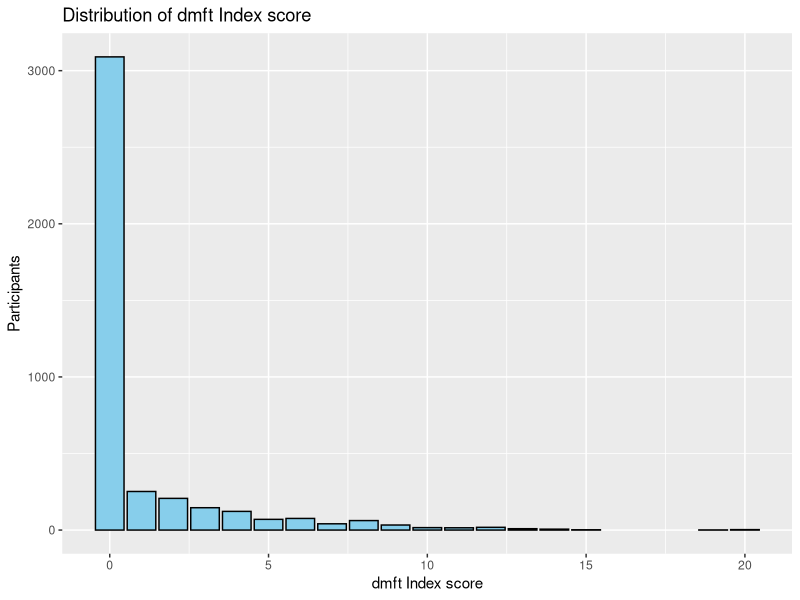
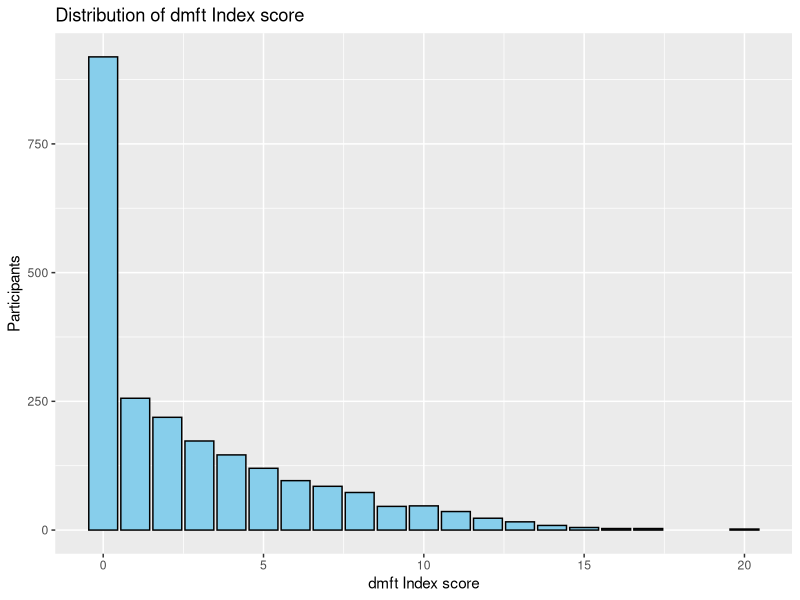
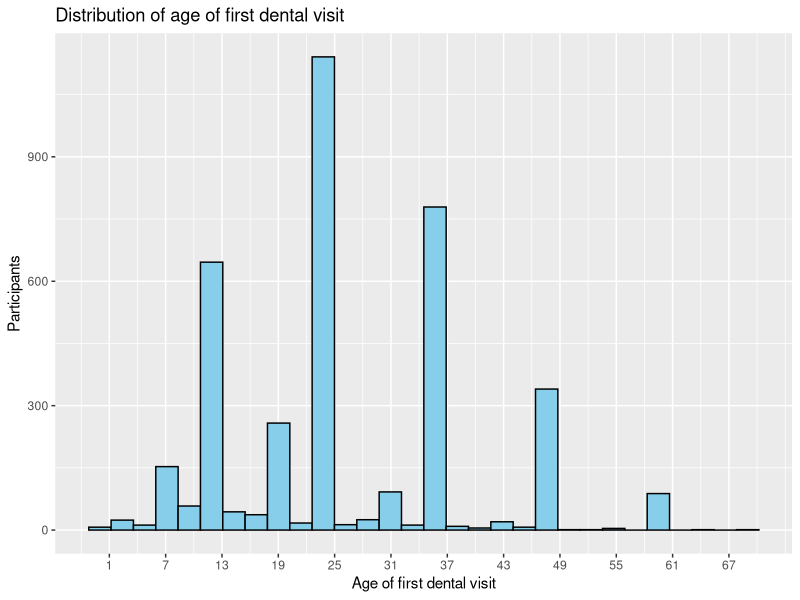
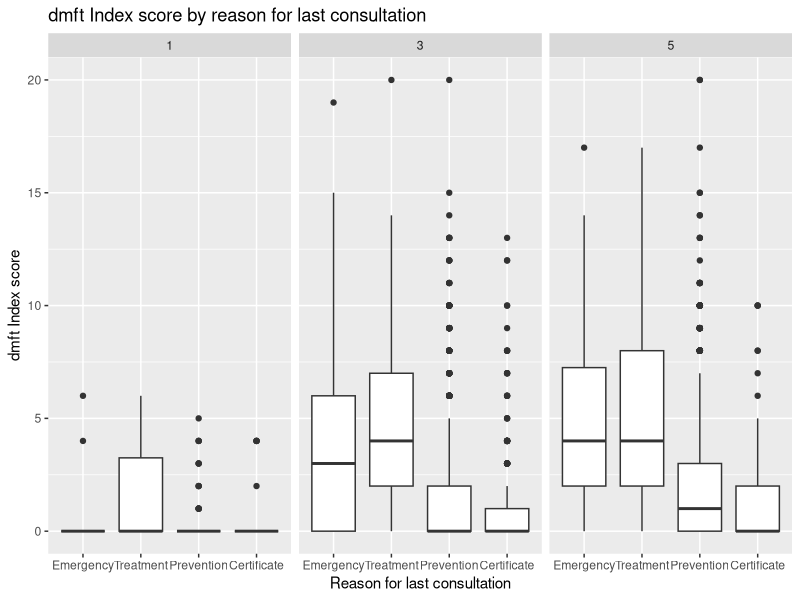
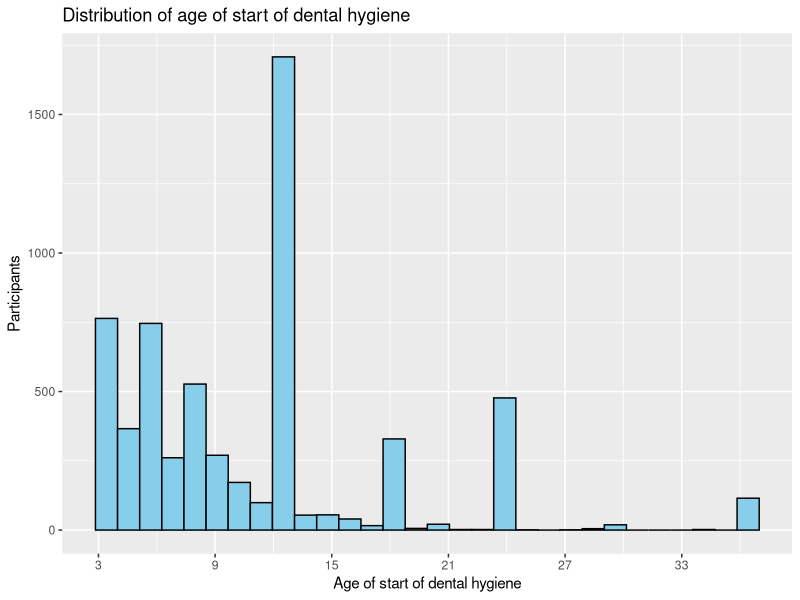
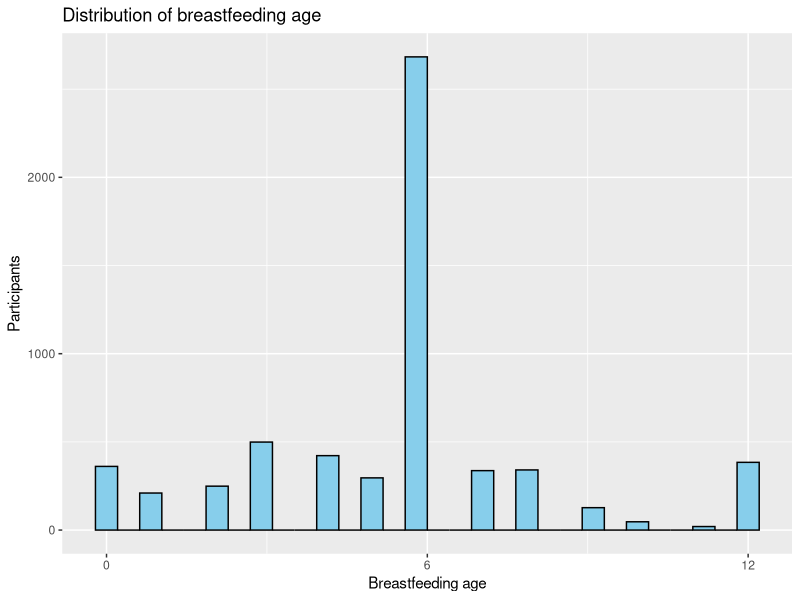
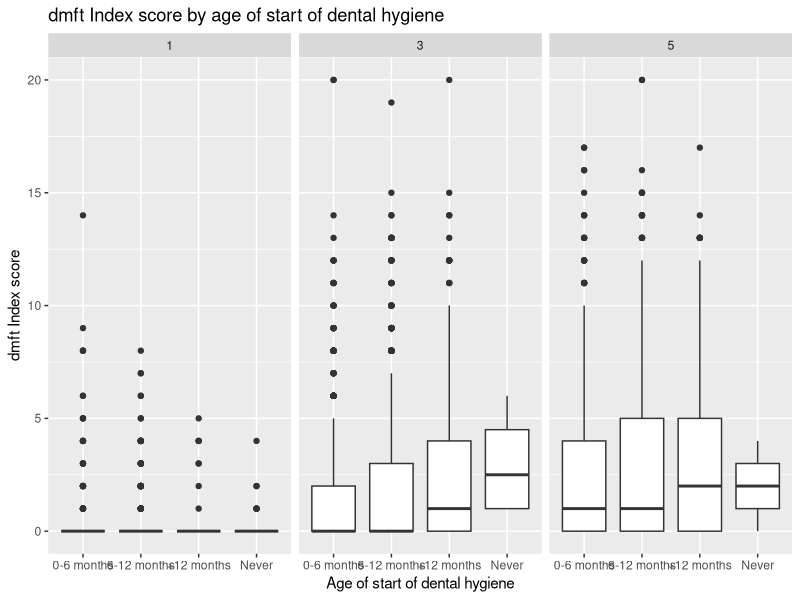
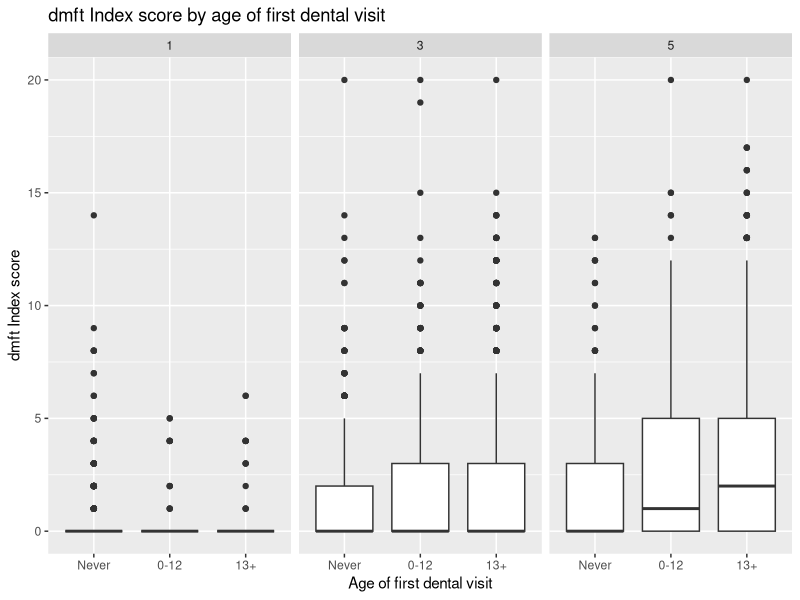

These figures' R source, in order:
## ---- chunk 1
knitr::opts_chunk$set(echo = TRUE)
## ---- chunk 2
library(here)
library(readr)
#install package MASS if not installed previously
if(!require(MASS)) install.packages("MASS")
library(MASS)
if(!require(survey)) install.packages("survey")
library(survey)
library(tidyverse)

ninoscompleta <- read_delim(
  here("ensab", "M3_NINOS.txt"), 
  delim = "|", 
  locale = locale(encoding = "Latin1")
)

examen13completa <- read_delim(
  here("ensab", "M4_EXAMEN_1.txt"), 
  delim = "|", 
  locale = locale(encoding = "Latin1")
)

examen5completa <- read_delim(
  here("ensab", "M4_EXAMEN_2.txt"), 
  delim = "|", 
  locale = locale(encoding = "Latin1")
)

hogarcompleta <- read_delim(
  here("ensab", "M1_HOGAR.txt"), 
  delim = "|", 
  locale = locale(encoding = "Latin1")
)

## ---- chunk 3
glimpse(ninoscompleta)
names(ninoscompleta)
## ---- chunk 4
ninos <- ninoscompleta %>% 
  dplyr::select(MPIO, DPTO, M3_100C, M3_113E, M3_113F, M3_119, M3_205, M3_206A, M3_206B, M3_207, M3_208, M3_209, M3_210, M3_213, M3_214, M3_218, M3_224, M3_225, M3_226, M3_227, M3_227A, M3_227B, M3_227C, M3_227D, M3_227E, M3_227F, M3_227G, M3_227CU, Clase, Region, Subreg, Estrato, Fex_fin, Sexo, Zona, EST_SE_2, FRACCION, REGIMEN, ID_HOGAR, ID_PERSONA)

glimpse(ninos)
## ---- chunk 5
examen13 <- examen13completa %>% 
  dplyr::select(MA_208, MA_305A, MA_305B, MA_305C, MA_305D, MA_305E, MA_305F, MA_305G, MA_305H, MA_305I, MA_305J, MA_307A, MA_307B, MA_307C, MA_307D, MA_307E, MA_307F, MA_307G, MA_307H, MA_307I, MA_307J, ID_HOGAR, ID_PERSONA)

#Assign a value to 1 to the following letters: B, C, D, E, G
examen13 <- examen13 %>%
  mutate(
    across(
      starts_with("MA_3"),
      ~case_when(
        str_detect(., "[BCDEG]") ~ 1,
        TRUE ~ 0)
    ))

#create variable dmft
examen13 <- examen13 %>%
  mutate(dmft = rowSums(across(starts_with("MA_3"), ~. > 0))) %>%
  dplyr::select(-starts_with("MA_3"))

glimpse(examen13)
summary(examen13$dmft)

#See distribution
ggplot(data = examen13, aes(x = dmft)) +
  geom_bar(fill = "skyblue", color = "black") +
  labs(x = "dmft Index score", y = "Participants", title = "Distribution of dmft Index score")
## ---- chunk 6
examen5 <- examen5completa %>% 
  dplyr::select(MB_208, MB_305A, MB_305B, MB_305C, MB_305D, MB_305E, MB_305F, MB_305G, MB_305H, MB_305I, MB_305J, MB_305K, MB_305L, MB_307A, MB_307B, MB_307C, MB_307D, MB_307E, MB_307F, MB_307G, MB_307H, MB_307I, MB_307J, MB_307K, MB_307L, ID_HOGAR, ID_PERSONA)

glimpse(examen5)

#Assign a value to 1 to the following numbers: 1, 2, 3, 4, 7
examen5 <- examen5 %>%
  mutate(
    across(
      starts_with("MB_3"),
      ~case_when(
        str_detect(., "^[12347]$|^[BCDEG]$") ~ 1,
        TRUE ~ 0                                 
      )))

#create variable dmft
examen5 <- examen5 %>%
  mutate(dmft = rowSums(across(starts_with("MB_3"), ~. > 0))) %>%
  dplyr::select(-starts_with("MB_3"))

summary(examen5$dmft)

#See distribution
ggplot(data = examen5, aes(x = dmft)) +
  geom_bar(fill = "skyblue", color = "black") +
  labs(x = "dmft Index score", y = "Participants", title = "Distribution of dmft Index score")
## ---- chunk 7
ensab <- ninos %>%
  left_join(examen13, by = "ID_PERSONA") %>%
  left_join(examen5, by = "ID_PERSONA") %>%
  mutate(dmft = coalesce(dmft.x, dmft.y), 
         ID_HOGAR = coalesce(ID_HOGAR.x, ID_HOGAR.y)) %>%
  dplyr::select(-ID_HOGAR.x, -ID_HOGAR.y, -dmft.x, -dmft.y)

#Missing data

ensab %>%
  filter(MA_208 == 2 | MB_208 == 2) %>%
  count()

ensab <- ensab %>%
  filter(MA_208 == 1 | MB_208 == 1) %>%
  dplyr::select(-MB_208, -MA_208)

#only  3 children did not have the clinical examination portion. We'll exclude them. Now the sample size is 6443 children.
## ---- chunk 8
survensab <- svydesign(ids = ~1, data = ensab, weights = ~Fex_fin)
summary(survensab)
glimpse(ensab)
## ---- chunk 9
glimpse(ensab$M3_100C)
summary(ensab$M3_100C)

#rename M2_100C to age
ensab <- ensab %>%
  rename(age = M3_100C) %>%
  mutate(age = factor(age, 
                      levels = c(1, 3, 5),
                      labels = c("1", "3", "5")))

summary(ensab$age)
## ---- chunk 10

#Turn M3_206A into a numeric variable
ensab$M3_206A <- as.numeric(ensab$M3_206A)

summary(ensab$M3_206A)

ensab %>%
  filter(M3_205 == 2 | M3_205 == 3) %>%
  count()
#2648: coincides with the number of NAs

ensab %>%
  filter(M3_205 == 3) %>%
  count()
#only 46 participants have missing values for M3_205

#multiply values in the filtered rows by 12 and categorize
ensab <- ensab %>%
  mutate(agefdv = if_else(M3_206B == 2, M3_206A * 12, M3_206A))

ggplot(ensab, aes(x = agefdv)) +
  geom_histogram(fill = "skyblue", color = "black") +
  scale_x_continuous(breaks = seq(min(ensab$agefdv, na.rm = TRUE), max(ensab$agefdv, na.rm = TRUE), by = 6)) +
  labs(x = "Age of first dental visit", y = "Participants", title = "Distribution of age of first dental visit")

# can do bins 0-6, 7-12, 13-24, 25-36, 37-48, 49-72, or just divide into 3.

ensab <- ensab %>%
  mutate(agefdv = case_when(
    M3_205 == 3 ~ NA_real_,
    M3_205 == 2 ~ 0,
    agefdv <= 12 ~ 1,
    agefdv > 12 ~ 2,
    TRUE ~ agefdv)) %>%
  mutate(agefdv = factor(agefdv, 
                         levels = c(0, 1, 2), 
                         labels = c("Never", "0-12", "13+")))

summary(ensab$agefdv)

ensab <- ensab %>%
  dplyr::select(-M3_206B, -M3_206A)
## ---- chunk 11
ensab %>%
  filter(M3_207 == 4) %>%
  count()

#45 NAs to be expected in M3_209

ensab <- ensab %>%
  mutate(reason = factor(M3_209, 
    levels = c(1, 2, 3, 4), 
    labels = c("Emergency", "Treatment", "Prevention", "Certificate")))

summary(ensab$reason)
#2648 NAs

ensab %>%
  filter(!is.na(reason)) %>%
  ggplot(aes(x = reason, y = dmft)) +
  geom_boxplot() +
  facet_wrap(~age) +
  labs(x = "Reason for last consultation", y = "dmft Index score", title = "dmft Index score by reason for last consultation")

#We will bring emergency and treatment into one category, and prevention and certificate into another

ensab <- ensab %>%
  mutate(
    reason_grouped = case_when(
      M3_209 %in% c(1, 2) ~ 1,  # Group Emergency and Treatment into 1
      M3_209 %in% c(3, 4) ~ 2   # Group Prevention and Certificate into 2
    ),
    reason_grouped = factor(reason_grouped, levels = c(1, 2), labels = c("Emergency/Treatment", "Prevention/Certificate"))
  )

summary(ensab$reason_grouped)
  
## ---- chunk 12
ensab %>%
  filter(M3_213 == 91 | M3_213 == 92) %>%
  count()
#385

ensab %>%
  filter(M3_213 == 91) %>%
  count()
#NA

ensab %>%
  group_by(age) %>%
  filter(M3_213 == 92) %>%
  count()
#226 children at 1 years old have never gotten dental hygiene done, 4 at age 3 and 2 at age 5

glimpse(ensab$M3_213)

#create distribution
ensab %>%
  filter(!(M3_213 %in% c(91, 92))) %>%
  ggplot(aes(x = M3_213)) +
  geom_histogram(fill = "skyblue", color = "black") +
  scale_x_continuous(breaks = seq(min(ensab$M3_213, na.rm = TRUE), max(ensab$M3_213, na.rm = TRUE), by = 6)) +
  labs(x = "Age of start of dental hygiene", y = "Participants", title = "Distribution of age of start of dental hygiene")

#max value of M3_213 without 91 or 92 using summary only for M3_213

ensab %>%
  filter(!(M3_213 %in% c(91, 92))) %>%
  summary()

#Categorize into: never, 0-6 months, more than 6 months

ensab <- ensab %>%
  mutate(agehyg = case_when(
    M3_213 == 91 ~ NA_real_,
    M3_213 <= 6 ~ 1,
    M3_213 > 6 & M3_213 <= 12 ~ 2,
    M3_213 > 12 & M3_213 <= 36 ~ 3,
    M3_213 == 92 ~ 4
  )) %>%
  mutate(agehyg = factor(agehyg, 
                        levels = c(1, 2, 3, 4),
                        labels = c( "0-6 months", "6-12 months", "+12 months", "Never")))

#Proportions

ensab %>%
  group_by(age, agehyg) %>%
  count() %>%
  group_by(age) %>%
  mutate(prop = n / sum(n) * 100)

## ---- chunk 13
glimpse(ensab$M3_218)

ensab <- ensab %>%
  mutate(tp_info = case_when(
    M3_218 == 3 ~ NA,
    TRUE ~ M3_218)) %>%
  mutate(tp_info = factor(tp_info,
                          levels = c(1, 2),
                          labels = c("Yes", "No")))

summary(ensab$tp_info)
## ---- chunk 14
glimpse(ensab$M3_224)

ensab %>%
  filter(M3_224 == 92) %>%
  count()
#98 NAs

ensab <- ensab %>%
  mutate(bf = case_when(
    M3_224 == 92 ~ NA,
    TRUE ~ M3_224))

#distribution of bf

ensab %>%
  filter(!(bf == 91)) %>%
  ggplot(aes(x = bf)) +
  geom_histogram(fill = "skyblue", color = "black") +
  scale_x_continuous(breaks = seq(min(ensab$bf, na.rm = TRUE), max(ensab$bf, na.rm = TRUE), by = 6)) +
  labs(x = "Breastfeeding age", y = "Participants", title = "Distribution of breastfeeding age")

ensab %>%
  filter(!(bf == 91)) %>%
  summary()

#12 seems like the maximum value

#Categorize into: never, 0-6 months, more than 6 months

ensab <- ensab %>%
  mutate(bf = case_when(
    bf == 91 ~ 1,
    bf <= 6 ~ 2,
    bf > 6 ~ 3,
  )) %>%
  mutate(bf = factor(bf, 
                     levels = c(1, 2, 3),
                     labels = c("Never", "0-6 months", "More than 6 months")))

summary(ensab$bf)
         
## ---- chunk 15
#Bottle use at the moment of the survey

ensab %>%
  filter(M3_225 == 2) %>%
  count()
#4487 don't use the bottle currently

glimpse(ensab$age)

#of those that do, what age are they?
ensab %>%
  filter(M3_225 == 1) %>%
  group_by(age) %>%
  count()

#225 and 226 include past and current use, might be a problem to create variable of age of bottle use. It might be more important what is in the bottle.

#M3_227: what do they put in the bottle. 0: no aplica, 1: aplica

glimpse(ensab$M3_227CU)

ensab %>%
  filter(M3_227G == 1) %>%
  select(M3_227G, M3_227CU, ID_PERSONA) %>% #order M3_227CU in alphabetical order
  distinct(M3_227CU)
  
## ---- chunk 16
glimpse(ensab$Sexo)

ensab <- ensab %>%
  mutate(sex = factor(Sexo,
                         levels = c(1, 2),
                         labels = c("Masculine", "Feminine")))

summary(ensab$sex)
## ---- chunk 17
glimpse(ensab$EST_SE_2)

ensab <- ensab %>%
  mutate(ses = factor(EST_SE_2, 
                           levels = c(1, 2, 3, 4), 
                           labels = c("Low low", "Low", "Middle low", "Middle to high")))

summary(ensab$ses)
## ---- chunk 18
glimpse(ensab$M3_119)

#8 are NAs
ensab %>%
  filter(M3_119 == 8) %>%
  count()

#transform 7 unemployed into 0

ensab <- ensab %>%
  mutate(income = case_when(
    M3_119 == 8 ~ NA,
    M3_119 == 7 ~ 0,
    TRUE ~ M3_119)) %>%
  mutate(income = factor(income,
                         levels = c(0, 1, 2, 3, 4, 5, 6),
                         labels = c("Unemployed", "Less than half NMW", "Half - 1 NMW", "1-2 NMW", "2-3 NMW", "3-4 NMW", "More than 4 NMW")))

summary(ensab$income)

## ---- chunk 19
glimpse(ensab$REGIMEN)

#counting NAs in M3_113E

ensab %>%
  filter(M3_113E == 6) %>%
  count()

ensab <- ensab %>%
  mutate(insurance = case_when(
    REGIMEN == 4 ~ 0,
    TRUE ~ REGIMEN)) %>%
  mutate(insurance = factor(insurance, 
                           levels = c(0, 1, 2, 3), 
                           labels = c("Uninsured", "Contributory", "Subsidized", "Other")))

summary(ensab$insurance)
## ---- chunk 20
glimpse(ensab$Region)

ensab <- ensab %>%
  mutate(region = factor(Region,
                         levels = c(1, 2, 3, 4, 5, 6),
                         labels = c("Atlantic", "Eastern", "Central", "Pacific", "Bogota", "Orinoquia - Amazonia")))

summary(ensab$region)
## ---- chunk 21
glimpse(ensab$Zona)

ensab %>%
  group_by(Zona, .drop = FALSE) %>%
  count()

ensab <- ensab %>%
  mutate(location = factor(Zona,
                           levels = c(1, 2),
                           labels = c("Urban", "Rural")))

summary(ensab$location)
## ---- chunk 22

#Relationship between age of start of dental hygiene and dmft

ensab %>%
  filter(!is.na(agehyg)) %>%
  ggplot(aes(x = agehyg, y = dmft)) +
  geom_boxplot() +
  facet_wrap(~age) +
  labs(x = "Age of start of dental hygiene", y = "dmft Index score", title = "dmft Index score by age of start of dental hygiene")

## ---- chunk 23
# Check for the whole sample first

modelhyg0 <- glm.nb(data = ensab, dmft ~ agehyg + age)
summary(modelhyg0)
exp(modelhyg0$coefficients)
exp(confint(modelhyg0))

#multiple regression

modelhyg0m <- glm.nb(data = ensab, dmft ~ agehyg + age + sex + income + ses + insurance + region + location)
summary(modelhyg0m)
exp(modelhyg0m$coefficients)
exp(confint(modelhyg0m))

#Now let's check for each age group

#1 year old
                       
modelhyg1 <- glm.nb(data = ensab %>% filter(age == 1), dmft ~ agehyg)
summary(modelhyg1)
exp(modelhyg1$coefficients)
exp(confint(modelhyg1))

# 3 year old

modelhyg3 <- glm.nb(data = ensab %>% filter(age == 3), dmft ~ agehyg)
summary(modelhyg3)
exp(modelhyg3$coefficients)
exp(confint(modelhyg3))

modelhyg3m <- glm.nb(data = ensab %>% filter(age == 3), dmft ~ agehyg + sex + income + ses + insurance + region + location)
summary(modelhyg3m)
exp(modelhyg3m$coefficients)
exp(confint(modelhyg3m))

# 5 year old

modelhyg5 <- glm.nb(data = ensab %>% filter(age == 5), dmft ~ agehyg)
summary(modelhyg5)
exp(modelhyg5$coefficients)
exp(confint(modelhyg5))

modelhyg5m <- glm.nb(data = ensab %>% filter(age == 5), dmft ~ agehyg + sex + income + ses + insurance + region + location)
summary(modelhyg5m)
exp(modelhyg5m$coefficients)
exp(confint(modelhyg5m))
## ---- chunk 24
ensab %>%
  filter(!is.na(agefdv)) %>%
ggplot(aes(x=agefdv, y=dmft)) +
  geom_boxplot() +
  facet_wrap(~age) +
  labs(x = "Age of first dental visit", y = "dmft Index score", title = "dmft Index score by age of first dental visit")
## ---- chunk 25

#Subset the data for first dental visit

fdv <- ensab %>%
  dplyr::select(dmft, agefdv, age, sex, income, ses, insurance, region, location, ID_PERSONA, ID_HOGAR)

#by age group

fdv1 <- fdv %>%
  filter(age == 1)

fdv3 <- fdv %>%
  filter(age == 3)

fdv5 <- fdv %>%
  filter(age == 5)
## ---- chunk 26
# Crude negative binomial regression age 1
model1 <- glm.nb(dmft ~ agefdv, data = fdv1)

summary(model1)
exp(model1$coefficients)
exp(confint(model1))
#theta is 0.03 so there is a lot of overdispersion

#Multiple negative binomial regression (adjusted model)
model1m <- glm.nb(data = fdv1, dmft ~ agefdv + sex + income + ses + insurance + region + location)

summary(model1m)
exp(model1m$coefficients)
#exp(confint(model1m)) is failing to converge

# Negative binomial regression age 3

model3 <- glm.nb(dmft ~ agefdv, data = fdv3)

summary(model3)
exp(model3$coefficients)
exp(confint(model3))

model3m <- glm.nb(data = fdv3, dmft ~ agefdv + sex + income + ses + insurance + region + location)

summary(model3m)
exp(model3m$coefficients)
exp(confint(model3m))

#Negative binomial regression age 5

model5 <- glm.nb(dmft ~ agefdv, data = fdv5)

summary(model5)
exp(model5$coefficients)
exp(confint(model5))

model5m <- glm.nb(data = fdv5, dmft ~ agefdv + sex + income + ses + insurance + region + location)

summary(model5m)
exp(model5m$coefficients)
exp(confint(model5m))

#Direct comparison between 0-12 and 13+

diff_coef <- coef(model5m)["agefdv0-12"] - coef(model5m)["agefdv13+"]
exp(diff_coef)


diff_se <- sqrt(vcov(model5m)["agefdv0-12", "agefdv0-12"] + 
                vcov(model5m)["agefdv13+", "agefdv13+"] - 
                2 * vcov(model5m)["agefdv0-12", "agefdv13+"])

lower_bound <- diff_coef - 1.96 * diff_se
upper_bound <- diff_coef + 1.96 * diff_se

exp(lower_bound)
exp(upper_bound)

#not statistically significant different
## ---- chunk 27
#subset the data to remove any NAs in reason

reason0 <- ensab %>%
  filter(!is.na(reason)) %>%
    dplyr::select(dmft, agefdv, reason, age, sex, income, ses, insurance, region, location, ID_PERSONA, ID_HOGAR)

#Checking agefdv categories

summary(reason0$agefdv)

#crude regression

model0 <- glm.nb(data = reason0, dmft ~ reason)
summary(model0)
exp(model0$coefficients)
exp(confint(model0))

model0fdv <- glm.nb(data = reason0, dmft ~ agefdv)

#now let's try to use the reason to adjust for reason of consultation for the first dental visit

model0b <- glm.nb(data = reason0, dmft ~ reason + agefdv + age)
summary(model0b)
exp(model0b$coefficients)
exp(confint(model0b))
#It seems confounded by age

# 5 years old 

reason5 <- reason0 %>%
  filter(age == 5)

modelreason5 <- glm.nb(data = reason5, dmft ~ agefdv)
summary(modelreason5)

modelreason5b <- glm.nb(data = reason5, dmft ~ reason + agefdv)
summary(modelreason5b)
#the association is mostly explained by the reason of the last visit and age


## ---- chunk 28
ensab %>%
  filter(!is.na(tp_info)) %>%
  ggplot(aes(x = tp_info, y = dmft)) +
  facet_wrap(~age) +
  geom_boxplot() +
  labs(x = "Information on toothpaste", y = "dmft Index score", title = "dmft Index score by information on toothpaste")

glimpse(ensab)
## ---- chunk 29
#Subset the data for toothpaste information

tp <- ensab %>%
  dplyr::select(dmft, tp_info, age, sex, income, ses, insurance, region, location, ID_PERSONA, ID_HOGAR)

modeltp1 <- glm.nb(data = tp, dmft ~ tp_info)
summary(modeltp1)

#ages 5

tp5 <- tp %>%
  filter(age == 5)

modeltp5 <- glm.nb(data = tp5, dmft ~ tp_info)
summary(modeltp5)
exp(modeltp5$coefficients)
exp(confint(modeltp5))
#not statistically significant

modeltp5m <- glm.nb(data = tp5, dmft ~ tp_info + sex + income + ses + insurance + region + location)
summary(modeltp5m)

#the relationship is attenuated after adjusting for confounders

#ages 3 and 5 

tp35 <- tp %>%
  filter(age == 5 | age == 3)

modeltp35 <- glm.nb(data = tp35, dmft ~ tp_info)
summary(modeltp35)
## ---- chunk 30
ensab %>%
  filter(!is.na(bf)) %>%
  ggplot(aes(x = bf, y = dmft)) +
  facet_wrap(~age) +
  geom_boxplot() +
  labs(x = "Breastfeeding age", y = "dmft Index score", title = "dmft Index score by breastfeeding age")
## ---- chunk 31
#Subset the data for breastfeeding

bfdata <- ensab %>%
  dplyr::select(dmft, bf, age, sex, income, ses, insurance, region, location, ID_PERSONA, ID_HOGAR)

modelbf1 <- glm.nb(data = bfdata, dmft ~ bf)
summary(modelbf1)

modelbf1a <- glm.nb(data = bfdata, dmft ~ bf + age)
summary(modelbf1a)

#age 5

bf5 <- bfdata %>%
  filter(age == 5)

modelbf5 <- glm.nb(data = bf5, dmft ~ bf)
summary(modelbf5)
